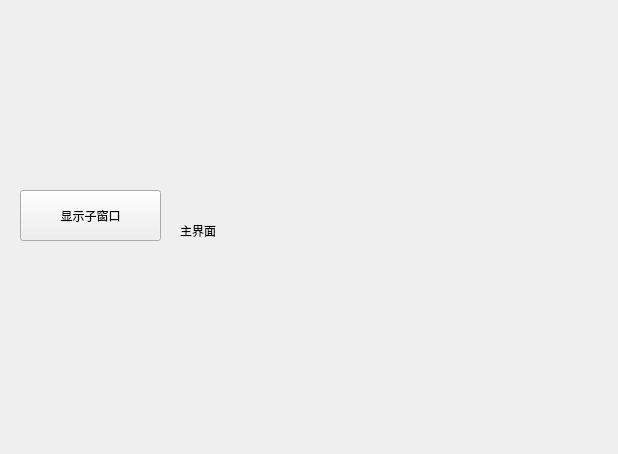
<?xml version="1.0" encoding="UTF-8"?>
<ui version="4.0">
 <class>Widget</class>
 <widget class="QWidget" name="Widget">
  <property name="geometry">
   <rect>
    <x>0</x>
    <y>0</y>
    <width>618</width>
    <height>454</height>
   </rect>
  </property>
  <property name="windowTitle">
   <string>Widget</string>
  </property>
  <widget class="QPushButton" name="showChildButton">
   <property name="geometry">
    <rect>
     <x>20</x>
     <y>190</y>
     <width>141</width>
     <height>51</height>
    </rect>
   </property>
   <property name="text">
    <string>显示子窗口</string>
   </property>
  </widget>
  <widget class="QLabel" name="label">
   <property name="geometry">
    <rect>
     <x>180</x>
     <y>120</y>
     <width>341</width>
     <height>221</height>
    </rect>
   </property>
   <property name="text">
    <string>主界面</string>
   </property>
  </widget>
 </widget>
 <layoutdefault spacing="6" margin="11"/>
 <resources/>
 <connections/>
</ui>
